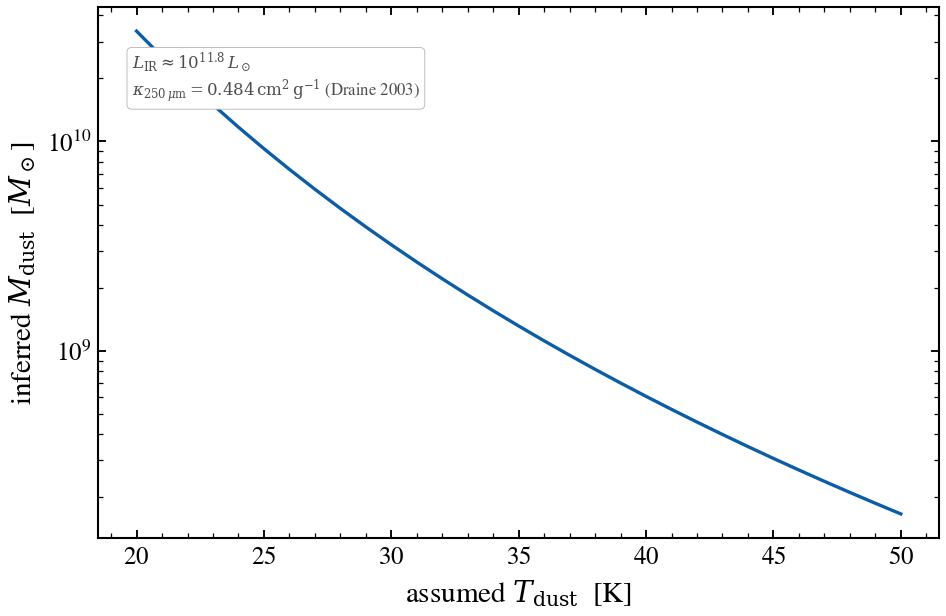

Here is the Python script that generated this plot:
"""
Dust mass inferred from L_IR and modified-blackbody temperature
==================================================================

The single most-used number an observer reads off a sub-mm SED is
``L_IR(8–1000 μm)``. Converting it to a dust mass requires assuming
a dust temperature and emissivity; the standard analytic estimator
is

   M_dust = L_IR / (4 π κ_ν * B_ν(T_dust))

evaluated at a sub-mm reference frequency (typically 250 μm).
Different ``T_dust`` choices change the implied ``M_dust`` by ~1 dex
across the cold-warm range.

We compute ``M_dust(T)`` directly from the modified-blackbody flux at
a fixed observed sub-mm point, sweeping ``T`` over 20–50 K to show
the bias an observer inherits from the assumed temperature.
"""

import warnings

import jax
import jax.numpy as jnp
import matplotlib.pyplot as plt
import numpy as np

import tengri
from tengri.analysis.plotting import setup_style

setup_style()
warnings.filterwarnings("ignore", message=".*BakedInBackend.*")

C_AA_PER_S = 2.998e18
H = 6.626e-27          # erg s
KB = 1.381e-16         # erg / K
KAPPA_250 = 0.484      # cm^2 / g, Draine 2003 at 250 μm
NU_250 = C_AA_PER_S / (250.0 * 1.0e4)  # Hz
M_SUN_G = 1.989e33

ssp = tengri.load_ssp()
model = tengri.SEDModel.build(
    ssp,
    sfh={"type": "const", "*": tengri.FIXED, "log_sfr": 1.5},
    dust={"type": "two_component", "*": tengri.FIXED,
          "tau_diff": 1.5, "tau_bc": 1.0,
          "emission": {"type": "modified_blackbody", "*": tengri.FIXED}},
    redshift=tengri.Fixed(0.05),
)

T_grid = np.linspace(20.0, 50.0, 31)
M_dust_grid = np.empty_like(T_grid)
L_IR_grid = np.empty_like(T_grid)

for i, T in enumerate(T_grid):
    p = dict(model.spec.sample(jax.random.PRNGKey(0)))
    p["dust_T"] = jnp.float64(T)
    p["dust_beta_ir"] = jnp.float64(1.8)
    out = model.predict_rest_sed(p)
    wave = np.asarray(out.wavelength)
    sed = np.asarray(out.sed)
    # L_IR(8–1000 μm)
    ir = (wave > 8e4) & (wave < 1e7)
    nu_ir = C_AA_PER_S / wave[ir]
    order = np.argsort(nu_ir)
    L_IR = float(np.trapezoid(sed[ir][order], nu_ir[order]))
    L_IR_grid[i] = L_IR
    # Flux at 250 μm rest-frame
    i250 = int(np.argmin(np.abs(wave - 250 * 1.0e4)))
    L_nu_250 = float(sed[i250])
    # M_dust = L_nu / (4 π κ B_ν(T))
    x = H * NU_250 / (KB * T)
    B_nu = 2.0 * H * NU_250**3 / (C_AA_PER_S * 1e-8)**2 / (np.exp(x) - 1.0)
    M_dust = L_nu_250 / (4 * np.pi * KAPPA_250 * B_nu) / M_SUN_G
    M_dust_grid[i] = M_dust

fig, ax = plt.subplots(figsize=(6.6, 4.4))
ax.semilogy(T_grid, M_dust_grid, color="C0", lw=1.6)
ax.set(xlabel=r"assumed $T_{\rm dust}$  [K]",
       ylabel=r"inferred $M_{\rm dust}$  [$M_\odot$]")
ax.text(0.04, 0.92,
        rf"$L_{{\rm IR}} \approx 10^{{{np.log10(L_IR_grid.mean()/3.84e33):.1f}}}\,L_\odot$"
        "\n"
        r"$\kappa_{250\,\mu\mathrm{m}} = 0.484\,\mathrm{cm^2\,g^{-1}}$ (Draine 2003)",
        transform=ax.transAxes, fontsize=8, color="0.3",
        bbox=dict(boxstyle="round,pad=0.3", fc="white", ec="0.7", lw=0.4),
        va="top")

fig.tight_layout()
plt.savefig("plot_dust_mass_from_lir.png", dpi=150, bbox_inches="tight")
